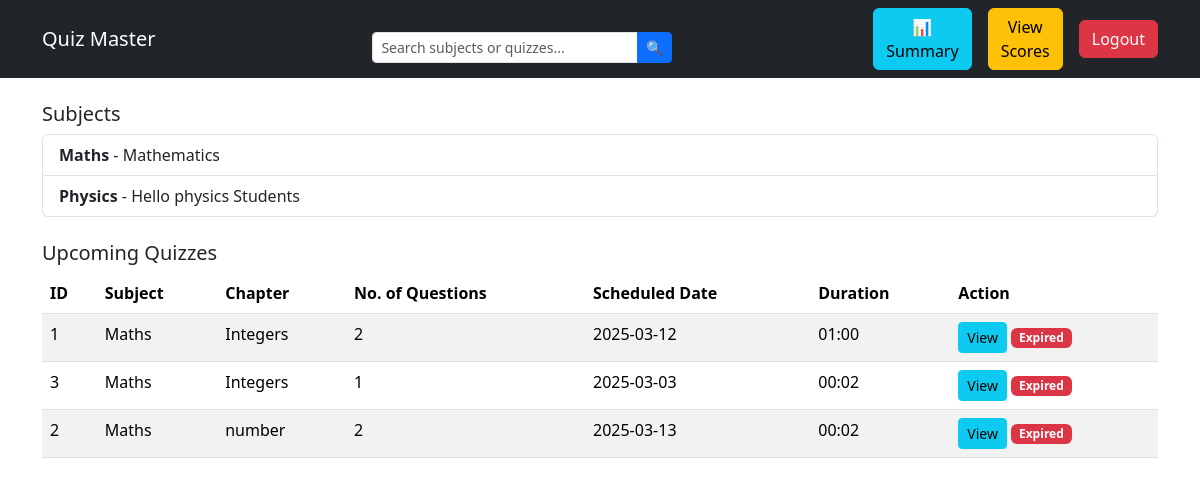
The page /user_dashboard (signed in) on the database its author committed.
### app.py (models this page shows)
class Subject(db.Model):
    __tablename__ = 'subject'
    SubjectID = db.Column(db.Integer, primary_key=True, autoincrement=True)
    Subjectname = db.Column(db.String(500), nullable=False)
    Description = db.Column(db.String(500), nullable=False)

class Quiz(db.Model):
    __tablename__ = 'quiz'
    QuizID = db.Column(db.Integer, primary_key=True, autoincrement=True)
    Date_of_quiz = db.Column(db.Date, nullable=False)
    Time_duration = db.Column(db.String(5), nullable=False)  # Stores "HH:MM"
    Remarks = db.Column(db.String(500))
    ChapterID = db.Column(db.Integer, db.ForeignKey('chapter.ChapterID'), nullable=False)
    QuestionsR = db.relationship('Questions', backref='quiz', lazy=True)

class Chapter(db.Model):
    __tablename__ = 'chapter'
    ChapterID = db.Column(db.Integer, primary_key=True, autoincrement=True)
    Chaptername = db.Column(db.String(500), nullable=False)
    Description = db.Column(db.String(500), nullable=False)
    QuizR = db.relationship('Quiz', backref='chapter', lazy=True)
    SubjectID = db.Column(db.Integer, db.ForeignKey('subject.SubjectID'), nullable=False)
    subject = db.relationship('Subject', backref='chapters')

### app.py (the view)
@app.route('/user_dashboard')
def user_dashboard():
    if 'user_id' not in session or session['role'] != 'user':
        flash("Unauthorized Access!", "danger")
        return redirect(url_for("home"))
    user = User.query.get(session['user_id'])
    query = request.args.get('query', '').strip().lower()  # ✅ Get search query
    today = datetime.today().date()  # ✅ Get today's date
    if query:
        subjects = Subject.query.filter(Subject.Subjectname.ilike(f"%{query}%")).all()
    else:
        subjects = Subject.query.all()
    upcoming_quizzes = []
    for subject in subjects:
        chapters = Chapter.query.filter_by(SubjectID=subject.SubjectID).all()
        for chapter in chapters:
            quizzes = Quiz.query.filter_by(ChapterID=chapter.ChapterID).all()
            for quiz in quizzes:
                quiz_date = quiz.Date_of_quiz  # ✅ Get quiz date
                is_expired = quiz_date < today  # ✅ Check if quiz date has passed
                upcoming_quizzes.append({
                    'quiz': quiz,
                    'chapter': chapter,
                    'subject': subject,
                    'is_expired': is_expired  # ✅ Pass status to the template
                })
    scores = Score.query.filter_by(UserID=user.UserID).all()
    return render_template(
        "user_dashboard.html",
        user=user,
        upcoming_quizzes=upcoming_quizzes,
        subjects=subjects,  # ✅ Ensure filtered subjects are passed
        scores=scores,
        query=query  # ✅ Pass query to the template
    )

### templates/user_dashboard.html (shortened to what this page needs)
<!DOCTYPE html>
<html lang="en">
<head>
    <link href="https://cdn.jsdelivr.net/npm/bootstrap@5.3.2/dist/css/bootstrap.min.css" rel="stylesheet">
</head>
<body>
    <nav class="navbar navbar-expand-lg navbar-dark bg-dark">
        <div class="container">
            <a class="navbar-brand" href="#">Quiz Master</a>
            <div class="container mt-3">
                <form method="GET" action="{{ url_for('user_dashboard') }}" class="d-flex justify-content-center">
                    <div class="input-group" style="width: 300px;">
                        <input type="text" class="form-control form-control-sm" name="query"
                            placeholder="Search subjects or quizzes..." value="{{ request.args.get('query', '') }}">
                        <button class="btn btn-sm btn-primary" type="submit">🔍</button>
                    </div>
                </form>
            </div>
            <a href="{{ url_for('user_summary') }}" class="btn btn-info me-3">📊 Summary</a>
            <div class="collapse navbar-collapse justify-content-end" id="navbarNav">
                <a href="{{ url_for('user_scores') }}" class="btn btn-warning me-3">View Scores</a>
                <a href="{{ url_for('logout') }}" class="btn btn-danger">Logout</a>
            </div>
        </div>
    </nav>
    <div class="container mt-4">
        <h5>Subjects</h5>
        {% if subjects %}
            <ul class="list-group">
                {% for subject in subjects %}
                    <li class="list-group-item">
                        <strong>{{ subject.Subjectname }}</strong> - {{ subject.Description }}
                    </li>
                {% endfor %}
            </ul>
        {% else %}
            <p>No results found for "{{ query }}".</p>
        {% endif %}
    </div>
    <div class="container mt-4">
        <h5>Upcoming Quizzes</h5>
        {% if upcoming_quizzes %}
        <table class="table table-striped">
            <thead>
                <tr>
                    <th>ID</th>
                    <th>Subject</th>
                    <th>Chapter</th>
                    <th>No. of Questions</th>
                    <th>Scheduled Date</th>
                    <th>Duration</th>
                    <th>Action</th>
                </tr>
            </thead>
            <tbody>
                {% for data in upcoming_quizzes %}
                <tr>
                    <td>{{ data.quiz.QuizID }}</td>
                    <td>{{ data.subject.Subjectname }}</td>
                    <td>{{ data.chapter.Chaptername }}</td>
                    <td>{{ data.quiz.QuestionsR|length }}</td>
                    <td>{{ data.quiz.Date_of_quiz }}</td>
                    <td>{{ data.quiz.Time_duration }}</td>
                    <td>
                        <button class="btn btn-info btn-sm" data-bs-toggle="modal" data-bs-target="#viewQuiz{{ data.quiz.QuizID }}">View</button>
                        {% if data.is_expired %}
                            <span class="badge bg-danger">Expired</span>
                        {% else %}
                            <a href="{{ url_for('start_quiz', quiz_id=data.quiz.QuizID) }}" class="btn btn-success btn-sm">Start</a>
                        {% endif %}
                    </td>
                </tr>
                {% endfor %}
            </tbody>
        </table>
        {% else %}
        <p>No upcoming quizzes available.</p>
        {% endif %}
    </div>
</body>
</html>

### rows shown on the page
Subject: Subjectname "Maths", Description "Mathematics", subject.Subjectname "Maths" "Maths" "Maths"
Subject: Subjectname "Physics", Description "Hello physics Students"
Quiz: quiz.QuizID "1", quiz.Date_of_quiz "2025-03-12", quiz.Time_duration "01:00"
Chapter: chapter.Chaptername "Integers" "Integers"
Quiz: quiz.QuizID "3", quiz.Date_of_quiz "2025-03-03", quiz.Time_duration "00:02"
Quiz: quiz.QuizID "2", quiz.Date_of_quiz "2025-03-13", quiz.Time_duration "00:02"
Chapter: chapter.Chaptername "number"

### other values the page prints
{{ data.quiz.QuestionsR|length }} "2" "1" "2"
